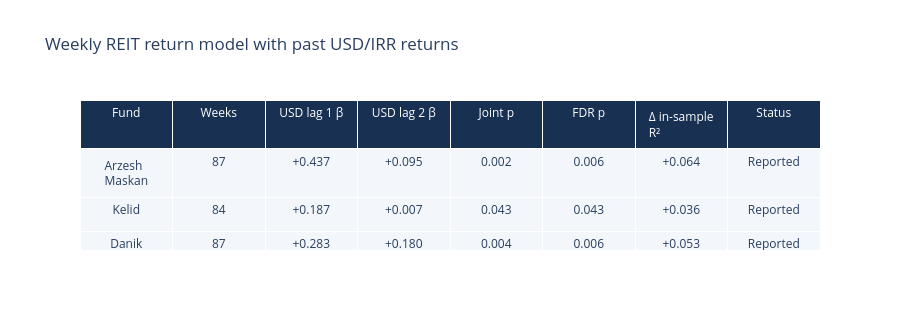

The cell this chart's notebook holds for it:
### Markdown cell above
## Predictive regression: one- and two-week dollar lags

For each fund, fit the weekly model:

$$r^{REIT}_t=\alpha+\phi r^{REIT}_{t-1}+\beta_1r^{USD}_{t-1}+\beta_2r^{USD}_{t-2}+\gamma r^{TEDPIX}_{t-1}+\varepsilon_t.$$

The table reports the two USD coefficients, their **joint** Wald-test p-value using HAC/Newey-West standard errors with four lags, its Benjamini-Hochberg FDR adjustment across reportable funds, and the in-sample increase in R² versus the same-date model without USD terms. At least 52 complete weekly rows are required. These associations are not causal effects or proof of out-of-sample forecasting skill. Kakh has insufficient history.

### Code cell
rows = predictive.set_index('fund').reindex(fund_order).reset_index().copy()
def number(value, spec):
    return format(value, spec) if pd.notna(value) else '—'
values = [rows.fund, rows.paired_weeks.astype(int),
          rows.beta_usd_l1.map(lambda x: number(x, '+.3f')),
          rows.beta_usd_l2.map(lambda x: number(x, '+.3f')),
          rows.joint_usd_pvalue.map(lambda x: number(x, '.3f')),
          rows.joint_usd_fdr_pvalue.map(lambda x: number(x, '.3f')),
          rows.incremental_r_squared.map(lambda x: number(x, '+.3f')),
          rows.status.map(lambda x: 'Reported' if x == 'reported' else 'Insufficient history')]
fig = go.Figure(go.Table(header=dict(values=['Fund', 'Weeks', 'USD lag 1 β', 'USD lag 2 β', 'Joint p', 'FDR p', 'Δ in-sample R²', 'Status'], fill_color='#183153', font=dict(color='white')), cells=dict(values=values, fill_color='#f3f6fa', height=34)))
fig.update_layout(title='Weekly REIT return model with past USD/IRR returns', height=330)
fig.show()

### Figure 1 — Plotly figure (JSON) as saved in the notebook; plotly's stock layout.template omitted (floating-point values rounded to 4 significant figures)
{"data": [{"cells": {"fill": {"color": "#f3f6fa"}, "height": 34, "values": [["Arzesh Maskan", "Kelid", "Danik", "Kakh"], [87, 84, 87, 18], ["+0.437", "+0.187", "+0.283", "—"], ["+0.095", "+0.007", "+0.180", "—"], ["0.002", "0.043", "0.004", "—"], ["0.006", "0.043", "0.006", "—"], ["+0.064", "+0.036", "+0.053", "—"], ["Reported", "Reported", "Reported", "Insufficient history"]]}, "header": {"fill": {"color": "#183153"}, "font": {"color": "white"}, "values": ["Fund", "Weeks", "USD lag 1 β", "USD lag 2 β", "Joint p", "FDR p", "Δ in-sample R²", "Status"]}, "type": "table"}], "layout": {"height": 330, "title": {"text": "Weekly REIT return model with past USD/IRR returns"}}}
